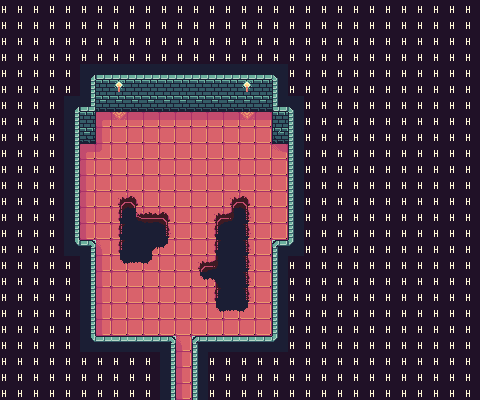

A 2D game scene composited from a Tiled map and its tileset images. What follows is a short description and the map's XML, with every tile layer's data as written:
An orthogonal 30x25 tile map with 16x16 px tiles, 2 tile layers (prototype, base) and 6 objects (column_01_1, column_01_2, column_02_1, column_02_2, chest_01, ...).

<map version="1.10" tiledversion="1.10.2" orientation="orthogonal" renderorder="right-down" width="30" height="25" tilewidth="16" tileheight="16" infinite="0" nextlayerid="28" nextobjectid="45">
 <tileset firstgid="1" source="FaerieForest_PetricakeGamesTSX.tsx" />
 <layer id="1" name="prototype" width="30" height="25">
  <data encoding="csv">
163,163,163,163,163,163,163,163,163,163,163,163,163,163,163,163,163,163,163,163,163,163,163,163,163,163,163,163,163,163,
163,163,163,163,163,163,163,163,163,163,163,163,163,163,163,163,163,163,163,163,163,163,163,163,163,163,163,163,163,163,
163,163,163,163,163,163,163,163,163,163,163,163,163,163,163,163,163,163,163,163,163,163,163,163,163,163,163,163,163,163,
163,163,163,163,163,163,163,163,163,163,163,163,163,163,163,163,163,163,163,163,163,163,163,163,163,163,163,163,163,163,
163,163,163,163,163,163,163,163,163,163,163,163,163,163,163,163,163,163,163,163,163,163,163,163,163,163,163,163,163,163,
163,163,163,163,163,166,166,168,166,166,166,166,166,166,166,168,166,166,163,163,163,163,163,163,163,163,163,163,163,163,
163,163,163,163,163,166,166,166,166,166,166,166,166,166,166,166,166,166,163,163,163,163,163,163,163,163,163,163,163,163,
163,163,163,163,166,166,169,169,169,169,169,169,169,169,169,169,169,166,166,163,163,163,163,163,163,163,163,163,163,163,
163,163,163,163,166,166,169,169,169,169,169,169,169,169,169,169,169,166,166,163,163,163,163,163,163,163,163,163,163,163,
163,163,163,163,166,169,169,169,169,169,169,169,169,169,169,169,169,169,166,163,163,163,163,163,163,163,163,163,163,163,
163,163,163,163,166,169,169,169,169,169,169,169,169,169,169,169,169,169,166,163,163,163,163,163,163,163,163,163,163,163,
163,163,163,163,166,169,169,169,169,169,169,169,169,169,169,169,169,169,166,163,163,163,163,163,163,163,163,163,163,163,
163,163,163,163,166,169,169,169,169,169,169,169,169,169,169,169,169,169,166,163,163,163,163,163,163,163,163,163,163,163,
163,163,163,163,166,169,169,169,169,169,169,169,169,169,169,169,169,169,166,163,163,163,163,163,163,163,163,163,163,163,
163,163,163,163,166,169,169,169,169,169,169,169,169,169,169,169,169,169,166,163,163,163,163,163,163,163,163,163,163,163,
163,163,163,163,166,166,169,169,169,169,169,169,169,169,169,169,169,166,166,163,163,163,163,163,163,163,163,163,163,163,
163,163,163,163,163,166,169,169,169,169,169,169,169,169,169,169,169,166,163,163,163,163,163,163,163,163,163,163,163,163,
163,163,163,163,163,166,169,169,169,169,169,169,169,169,169,169,169,166,163,163,163,163,163,163,163,163,163,163,163,163,
163,163,163,163,163,166,169,169,169,169,169,169,169,169,169,169,169,166,163,163,163,163,163,163,163,163,163,163,163,163,
163,163,163,163,163,166,169,169,169,169,169,169,169,169,169,169,169,166,163,163,163,163,163,163,163,163,163,163,163,163,
163,163,163,163,163,166,169,169,169,169,169,169,169,169,169,169,169,166,163,163,163,163,163,163,163,163,163,163,163,163,
163,163,163,163,163,166,166,166,166,166,166,169,166,166,166,166,166,166,163,163,163,163,163,163,163,163,163,163,163,163,
163,163,163,163,163,163,163,163,163,163,166,169,166,163,163,163,163,163,163,163,163,163,163,163,163,163,163,163,163,163,
163,163,163,163,163,163,163,163,163,163,166,169,166,163,163,163,163,163,163,163,163,163,163,163,163,163,163,163,163,163,
163,163,163,163,163,163,163,163,163,163,166,169,166,163,163,163,163,163,163,163,163,163,163,163,163,163,163,163,163,163
</data>
 </layer>
 <layer id="27" name="base" width="30" height="25">
  <data encoding="csv">
0,0,0,0,0,0,0,0,0,0,0,0,0,0,0,0,0,0,0,0,0,0,0,0,0,0,0,0,0,0,
0,0,0,0,0,0,0,0,0,0,0,0,0,0,0,0,0,0,0,0,0,0,0,0,0,0,0,0,0,0,
0,0,0,0,0,0,0,0,0,0,0,0,0,0,0,0,0,0,0,0,0,0,0,0,0,0,0,0,0,0,
0,0,0,0,0,0,0,0,0,0,0,0,0,0,0,0,0,0,0,0,0,0,0,0,0,0,0,0,0,0,
0,0,0,0,163,1,5,5,5,5,5,5,5,5,5,5,5,4,163,0,0,0,0,0,0,0,0,0,0,0,
0,0,0,0,163,37,21,7,21,21,21,21,21,21,21,7,21,40,163,0,0,0,0,0,0,0,0,0,0,0,
0,0,0,163,1,42,8,8,8,8,8,8,8,8,8,8,8,45,4,163,0,0,0,0,0,0,0,0,0,0,
0,0,0,163,37,164,43,25,26,26,26,26,26,26,26,25,26,165,40,163,0,0,0,0,0,0,0,0,0,0,
0,0,0,163,37,60,61,41,41,41,41,41,41,41,41,41,41,63,40,163,0,0,0,0,0,0,0,0,0,0,
0,0,0,163,37,43,79,41,41,41,41,41,41,41,41,41,41,151,40,163,0,0,0,0,0,0,0,0,0,0,
0,0,0,163,37,61,41,41,41,41,41,41,41,41,41,41,41,41,40,163,0,0,0,0,0,0,0,0,0,0,
0,0,0,163,37,61,41,41,41,41,41,41,41,41,41,41,41,41,40,163,0,0,0,0,0,0,0,0,0,0,
0,0,0,163,37,61,41,96,98,41,41,41,41,41,96,98,41,41,40,163,0,0,0,0,0,0,0,0,0,0,
0,0,0,163,37,61,41,114,109,97,98,41,41,96,110,116,41,41,40,163,0,0,0,0,0,0,0,0,0,0,
0,0,0,163,37,61,41,114,115,115,116,41,41,114,115,116,41,41,40,163,0,0,0,0,0,0,0,0,0,0,
0,0,0,163,73,27,80,114,115,91,134,41,41,114,115,116,41,9,76,163,0,0,0,0,0,0,0,0,0,0,
0,0,0,0,163,37,61,132,133,134,41,41,96,110,115,116,41,40,163,0,0,0,0,0,0,0,0,0,0,0,
0,0,0,0,163,37,61,41,41,41,41,41,132,92,115,116,41,40,163,0,0,0,0,0,0,0,0,0,0,0,
0,0,0,0,163,37,61,41,41,41,41,41,41,114,115,116,41,40,163,0,0,0,0,0,0,0,0,0,0,0,
0,0,0,0,163,37,61,41,41,41,41,41,41,132,133,134,41,40,163,0,0,0,0,0,0,0,0,0,0,0,
0,0,0,0,163,37,61,41,41,41,41,41,41,41,41,41,41,40,163,0,0,0,0,0,0,0,0,0,0,0,
0,0,0,0,163,73,6,6,6,6,27,80,9,6,6,6,6,76,163,0,0,0,0,0,0,0,0,0,0,0,
0,0,0,0,0,163,163,163,163,163,37,61,40,163,163,163,163,163,0,0,0,0,0,0,0,0,0,0,0,0,
0,0,0,0,0,0,0,0,0,163,37,61,40,163,0,0,0,0,0,0,0,0,0,0,0,0,0,0,0,0,
0,0,0,0,0,0,0,0,0,163,37,61,40,163,0,0,0,0,0,0,0,0,0,0,0,0,0,0,0,0
</data>
 </layer>
 <objectgroup id="26" name="objects_01">
  <object id="39" name="column_01_1" gid="67" x="112" y="160" width="16" height="16" />
  <object id="40" name="column_01_2" gid="49" x="112" y="144" width="16" height="16" />
  <object id="41" name="column_02_1" gid="67" x="240" y="160" width="16" height="16" />
  <object id="42" name="column_02_2" gid="49" x="240" y="144" width="16" height="16" />
  <object id="43" name="chest_01" gid="35" x="256" y="122.667" width="16" height="16" />
  <object id="44" name="main_exit" gid="118" x="176" y="112" width="16" height="16" />
 </objectgroup>
</map>
